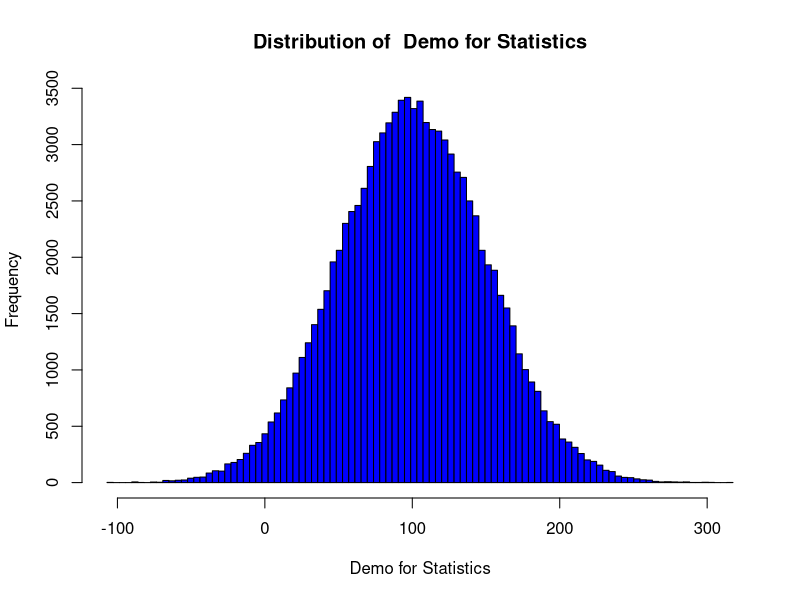

Here is the R script that generated this plot:


## Simulate from a Normal distribution
##-----------------------------------------
num = 100000
mean = 100
sd = 50
dist = rnorm(num, mean, sd)

## Simulate from a Poisson distribution
##----------------------------------------
p.dist = rpois(num, mean)


## draw summary histogram
##----------------------------------------------------------
dist.summary <- function(dist, name, num.bins = 120) {
    ## function to plot and print a summary
    ## of the distribution
    maxm <- max(dist)
    minm <- min(dist)
    bw <- (maxm - minm) / num.bins
    breaks <- seq(minm - bw / 2, maxm + bw / 2, by = bw)
    hist(dist, col = 'blue', breaks = breaks, xlab = name,
 main = paste('Distribution of ', name))

    std <- round(sd(dist), digits = 2)
    print(paste('Summary of', name, '; with std = ', std))
    print(summary(dist))
}

dist.summary(dist, "Demo for Statistics", 100)

## Compute the upper and lower emperical quantiles
##--------------------------------------------------------------
comp.ci <- function(vec, quantile = 0.05) 
{
    lower <- quantile / 2.0
    upper <- 1.0 - lower
    c(quantile(vec, probs = lower, na.rm = TRUE),
 quantile(vec, probs = upper, na.rm = TRUE))
}

comp.ci(dist , 0.05)
